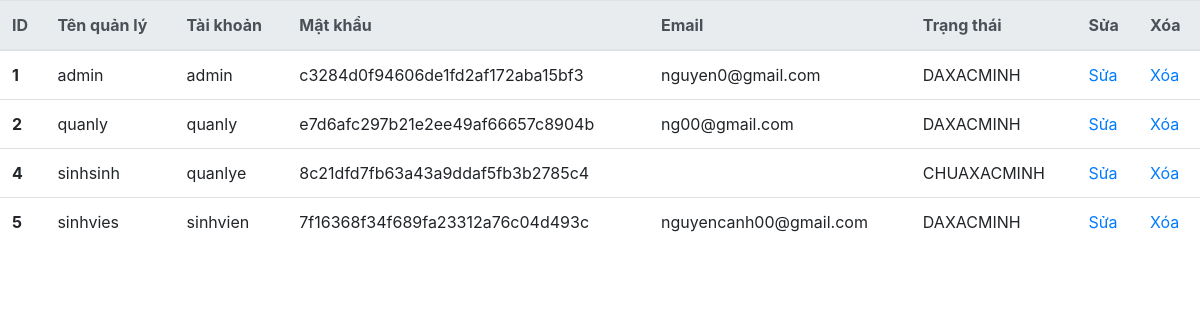
/admin/info_manager.php, run on the app's committed database.
### tables this page shows
CREATE TABLE `quanly` (
  `MAQUANLY` int(11) NOT NULL,
  `TEN` varchar(255) NOT NULL,
  `DIACHI` varchar(100) NOT NULL,
  `SDT` int(11) NOT NULL
);

CREATE TABLE `taikhoan` (
  `ID` int(11) NOT NULL,
  `TENTAIKHOAN` varchar(255) NOT NULL,
  `MATKHAU` varchar(100) NOT NULL,
  `EMAIL` varchar(250) NOT NULL,
  `MAKICHHOAT` varchar(250) NOT NULL,
  `QUYEN` int(11) NOT NULL,
  `TRANGTHAI` enum('CHUAXACMINH','DAXACMINH') NOT NULL
);

### admin/info_manager.php (the view, shortened to what this page needs)
<?php require_once("../includes/config.php");?>
<?php
	$sql = "SELECT ID, TENTAIKHOAN, MATKHAU, EMAIL, TRANGTHAI, TEN, MAQUANLY
	        FROM taikhoan
	        INNER JOIN quanly
	        where taikhoan.ID = quanly.MAQUANLY";
	$query = mysqli_query($conn,$sql);
?>
	<!DOCTYPE html>
	<html>
		<head>
			<link rel="stylesheet" href="https://stackpath.bootstrapcdn.com/bootstrap/4.4.1/css/bootstrap.min.css">
		</head>
		<body>
	        <table class="table">
			  <thead class="thead-light">
			    <tr>
			      <th scope="col">ID</th>
			      <th scope="col">Tên quản lý</th>
			      <th scope="col">Tài khoản</th>
			      <th scope="col">Mật khẩu</th>
			      <th scope="col">Email</th>
			      <th scope="col">Trạng thái</th>
			      <th scope="col">Sửa</th>
			      <th scope="col">Xóa</th>
			    </tr>
			  </thead>
			  <tbody>
			  	<?php
		            while ( $data = mysqli_fetch_array($query)) {
				       $ID = $data['ID'];
	            ?>
			    <tr>
			      <th scope="row"><?php echo $data['ID']; ?></th>
			      <td><?php echo $data['TEN']; ?></td>
			      <td><?php echo $data['TENTAIKHOAN']; ?></td>
			      <td><?php echo md5($data['MATKHAU']); ?></td>
			      <td><?php echo $data['EMAIL']; ?></td>
			      <td><?php echo $data['TRANGTHAI']; ?></td>
			      <td><a href="edit_manager.php?id=<?php echo $ID;?>">Sửa</a></td>
			      <td><a href="info_manager.php?id_delete=<?php echo $ID;?>">Xóa</a></td>
			    </tr>
			    <?php } ?>
			  </tbody>
			</table>
	    </body>
	</html>

### data on the page
quanly: MAQUANLY.ID "1", TEN "admin", MAQUANLY.TENTAIKHOAN "admin", MAQUANLY.MATKHAU "c3284d0f94606de1fd2af172aba15bf3", MAQUANLY.EMAIL "nguyen0@gmail.com", MAQUANLY.TRANGTHAI "DAXACMINH"
quanly: MAQUANLY.ID "2", TEN "quanly", MAQUANLY.TENTAIKHOAN "quanly", MAQUANLY.MATKHAU "e7d6afc297b21e2ee49af66657c8904b", MAQUANLY.EMAIL "ng00@gmail.com", MAQUANLY.TRANGTHAI "DAXACMINH"
quanly: MAQUANLY.ID "4", TEN "sinhsinh", MAQUANLY.TENTAIKHOAN "quanlye", MAQUANLY.MATKHAU "8c21dfd7fb63a43a9ddaf5fb3b2785c4", MAQUANLY.TRANGTHAI "CHUAXACMINH"
quanly: MAQUANLY.ID "5", TEN "sinhvies", MAQUANLY.TENTAIKHOAN "sinhvien", MAQUANLY.MATKHAU "7f16368f34f689fa23312a76c04d493c", MAQUANLY.EMAIL "nguyencanh00@gmail.com", MAQUANLY.TRANGTHAI "DAXACMINH"
